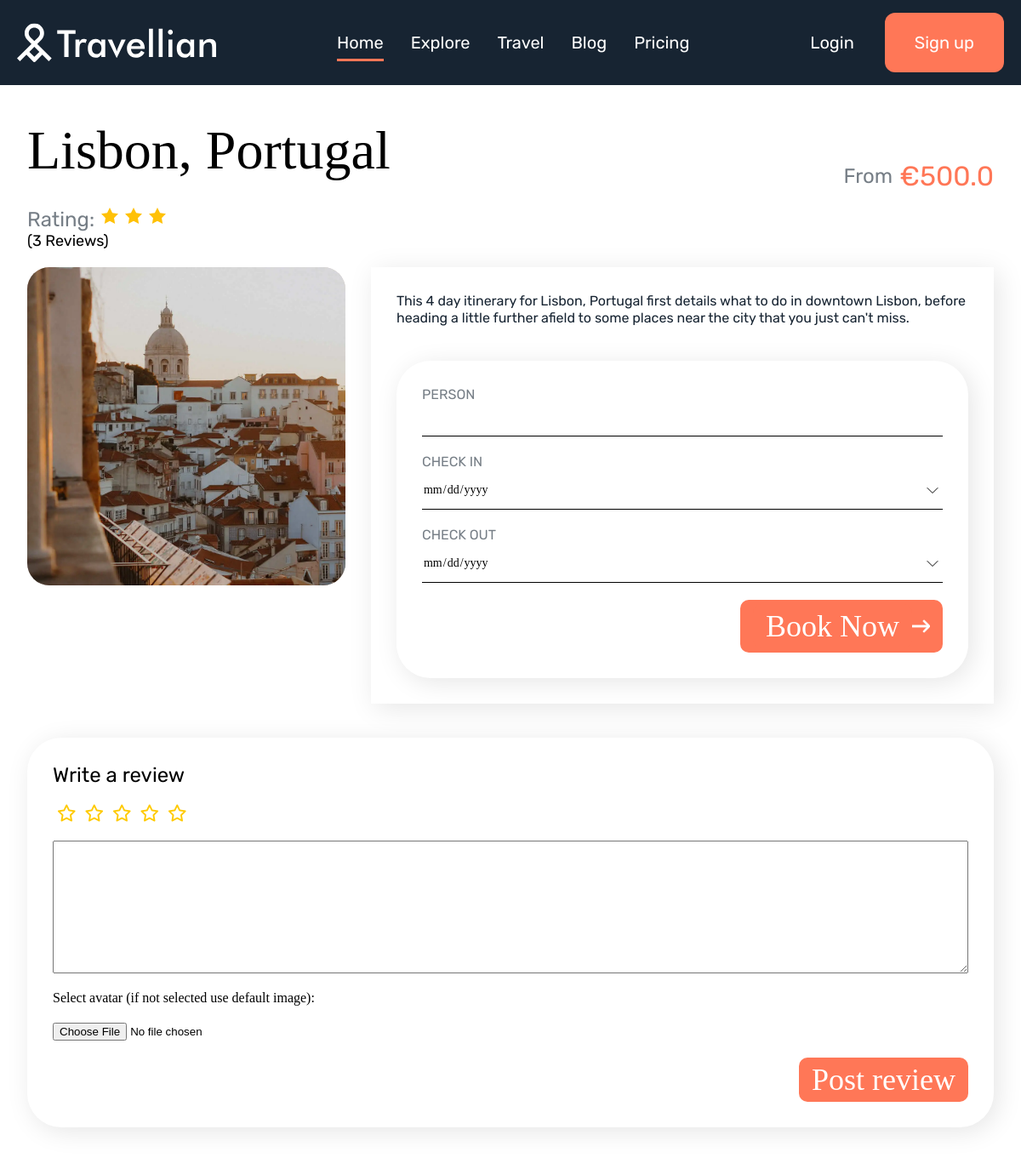
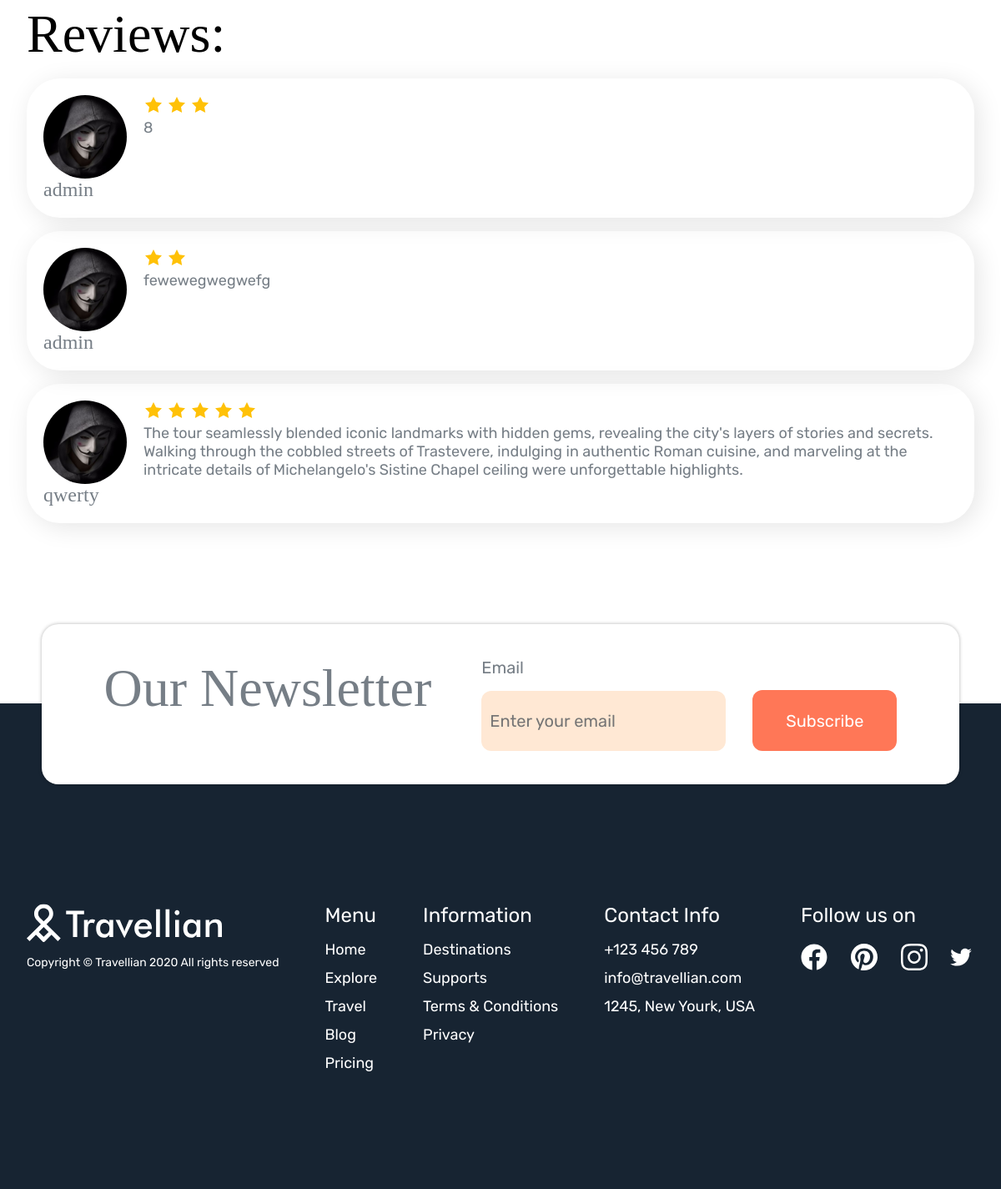
Screenshot of /offers/1 with the database file from the repository (2 pictures, top to bottom).
### diploma_page/models.py (models this page shows, shortened)
class Trips(models.Model):
    title = models.CharField(max_length=100)
    type = models.CharField(max_length=100)
    cost = models.FloatField(max_length=10)
    days = models.IntegerField()
    description = models.TextField(max_length=400)
    trip_image = models.ImageField(null = True, blank=True, upload_to="images/")
    is_special = models.BooleanField()
    @property
    def rating(self):
        list = Reviews.objects.filter(trip=self.id).all()
        try:
            rate = list.aggregate(Sum('rating'))['rating__sum']/len(list)
        except:
            rate = 1
        return rate

class Reviews(models.Model):
    user = models.ForeignKey(User, on_delete=models.CASCADE)
    trip = models.ForeignKey(Trips, on_delete=models.CASCADE)
    text = models.TextField(max_length=1000)
    avatar = models.ImageField(upload_to="images/", default="images/default-avatar.png")
    rating = models.IntegerField()

### diploma_page/views.py (the view, shortened to what this page needs)
# urls.py: path('offers/<int:id>', offer_item, name='offer_item'),
def offer_item(request, id):
    data = Trips.objects.get(id = id)
    reviews = Reviews.objects.filter(trip = id)
    if request.user.is_anonymous:
        order_form = OrderForm()
        review_form = ReviewForm()
        if request.method == 'POST' and 'login' not in request.POST:
            messages.error(request, "You are not logged in!", extra_tags="not_logged")
    form = registerForm(request)
    return render(request, 'offer-page/index.html', {'data': data, 'reviews':reviews, 'form': form, 'order_form': order_form, 'review_form':review_form})

### diploma_page/forms.py
class AccountCreationForm(UserCreationForm):
    login = forms.BooleanField(widget=forms.HiddenInput, initial=True)
    def __init__(self, *args, **kwargs):
        super().__init__(*args, **kwargs)
        self.fields['username'].widget.attrs.update({'placeholder':_('Username')})
        self.fields['password1'].widget.attrs.update({'placeholder':_('Password')})
        self.fields['password2'].widget.attrs.update({'placeholder':_('Repeat password')})

class OrderForm(ModelForm):
    order = forms.BooleanField(widget=forms.HiddenInput, initial=True)
    class Meta:
        model = Orders
        fields = ["trip", "person_count", "check_in", "check_out"]
        widgets = {
            'check_in': DateInput(),
            'check_out': DateInput()
        }
    def __init__(self, *args, **kwargs):
        super(OrderForm, self).__init__(*args, **kwargs)
        self.fields['trip'].required = False

### diploma_page/views.py (called while the page is built)
def registerForm(request):
    if request.method == "POST" and 'login' in request.POST:
        form = AccountCreationForm(request.POST)
        if form.is_valid():
            form.save()
            messages.success(request, "Registered successfully!", extra_tags="register_success")
            return HttpResponseRedirect("/")
        else:
            messages.error(request, form.errors, extra_tags="register")
    else:
        form = AccountCreationForm()
    return form

### diploma_page/templates/offer-page/index.html (shortened to what this page needs)
{% extends '../base.html' %}
{% block head %}
{% load static %}
<head>
    <link rel="stylesheet" href="{% static 'offer-page/styles/style.css' %}">
<head>
{% endblock head %}
{% block content %}
    <section class="offer-info">
        <div class="section-wrap">
            <div class="inner-wrap">
                <div class="offer-info-head">
                    <div class="offer-head-left">
                        <div class="offer-title black-text">
                            <h1 class = "title-big">
                                {{ data.title }}
                            </h1>
                        </div>
                        <div class = "offer-rate">
                            <span class="title-small grey-text">Rating: </span>
                            {% for i in '0123456789'|make_list %}
                            {% if  forloop.counter <= data.rating %}
                            <svg width="24" height="24" viewBox="0 0 24 24" fill="none" xmlns="http://www.w3.org/2000/svg">
                                <path d="M12 2.00006L15.09 8.26006L22 9.27006L17 14.1401L18.18 21.0201L12 17.7701L5.82 21.0201L7 14.1401L2 9.27006L8.91 8.26006L12 2.00006Z" fill="#FFC107"/>
                                </svg>
                            {% endif %}
                        {% endfor %}
                        </div>
                        <a class="list-item black-text" href="#trip-reviews">({{ reviews.count }} Reviews)</a>
                    </div>
                    <div class = "offer-price-wrap">
                        <span class = "title-small grey-text">From</span>
                        <span class = "offer-price">€{{data.cost}}</span>
                    </div>
                </div>
                <div class="offer-info-content">
                    <img src="../media/{{data.trip_image}}" alt="offer1" class="offer-image-block">
                    <div class="offer-info-content-right">
                        <span class = "offer-description d-block">
                            {{data.description}}
                        </span>
                        <div class="offer-form-wrap">
                            <form class="d-flex offer-form" method="POST">
                                <div class="form-item flex-column d-flex">
                                    <label for="person">Person</label>
                                    {{ order_form.person_count }}
                                </div>
                                <div class="form-item flex-column d-flex">
                                    <label for="check-in">Check in</label>
                                    {{ order_form.check_in }}
                                </div>
                                <div class="form-item flex-column d-flex">
                                    <label for="check-out">Check out</label>
                                    {{ order_form.check_out }}
                                </div>
                                <div class="book-btn d-flex">
                                    <input class = "book-btn pointer" type="submit" value="Book Now">
                                </div>
                            </form>
                        </div>
                    </div>
                </div>
                <form id="reivewForm" class="offer-form review-form d-flex" method="POST">
                    <span class="title-small black-text">Write a review</span>
                    <div class="rating">
                        <i class="rating-star" data-rating="5" data-target="difficulty_rating"></i>
                        <i class="rating-star" data-rating="4" data-target="difficulty_rating"></i>
                        <i class="rating-star" data-rating="3" data-target="difficulty_rating"></i>
                        <i class="rating-star" data-rating="2" data-target="difficulty_rating"></i>
                        <i class="rating-star" data-rating="1" data-target="difficulty_rating"></i>
                    </div>
                    {{review_form.text}}
                    Select avatar (if not selected use default image):{{review_form.avatar}}
                    <input class = "book-btn pointer" type="submit" value="Post review">
                </form>
                <div id = "trip-reviews" class="trip-reviews-wrap">
                    <span class="title-big black-text">Reviews:</span>
                    <div class="trip-reviews">
                            {% for item in reviews %}
                            <div class="review-wrap d-flex">
                                <div class="review-client">
                                    <div style="background-image: url(../media/{{item.avatar}});" class="review-avatar backgr-position bg-options"></div>
                                    <span class = "client-name d-block grey-text">
                                        {{item.user}}
                                    </span>
                                </div>
                                <div class="review-content">
                                    <div class="review-rate">
                                        {% for i in '0123456789'|make_list %}
                                            {% if  forloop.counter <= item.rating %}
                                            <svg width="24" height="24" viewBox="0 0 24 24" fill="none" xmlns="http://www.w3.org/2000/svg">
                                                <path d="M12 2.00006L15.09 8.26006L22 9.27006L17 14.1401L18.18 21.0201L12 17.7701L5.82 21.0201L7 14.1401L2 9.27006L8.91 8.26006L12 2.00006Z" fill="#FFC107"/>
                                            </svg>
                                            {% endif %}
                                        {% endfor %}
                                    </div>
                                    <span class = "normal-text d-block grey-text">
                                        {{item.text}}
                                    </span>
                                </div>
                            </div>
                            {% endfor %}
                    </div>
                </div>
            </div>
        </div>
    </section>
    {% endblock content %}

### diploma_page/static/offer-page/styles/style.css (style rules this page uses)
.offer-title { margin:20px 0 }
.offer-image-block { aspect-ratio: 1/1; }
.offer-info-head { margin-bottom:20px }
@media only screen and (min-width:720px) { .offer-form { flex-direction:row;gap:10px;padding:20px 0 } }
@media only screen and (min-width:720px) { .section-wrap { padding-top:120px!important } }
@media only screen and (min-width:1120px) { .offer-info-content,.offer-info-head { grid-auto-flow:column } }
@media only screen and (min-width:1120px) { .offer-price-wrap { justify-content:end } }
@media only screen and (min-width:1120px) { .offer-info { margin-bottom:40px!important } }
.offer-image-block { object-fit:cover;object-position:50% 20%;max-height:600px }
.offer-info-content .offer-image-block { border-radius:26px;width:100%;height:fit-content }
.offer-info-content,.offer-info-head { display:grid;gap:30px }
.offer-form { flex-direction:column;gap:20px;padding:20px 0;border-radius:40px }
.form-item { width:100% }
.book-btn { align-self:flex-end;width:max-content;padding:5px 15px;border-radius:10px }
.book-arrow { align-self:center;justify-self:end }
.form-item input { border-bottom:1px solid #000;padding-bottom:10px;font-family:var(--page-font1);font-size:14px }
.offer-info-content-right { display:flex;flex-direction:column;gap:40px }
.offer-form,.offer-info-content-right { box-shadow:5px 5px 30px rgba(0,0,0,.1);padding:30px }
.offer-description { flex:1 }
.review-form { margin-top: 40px; }
.trip-reviews-wrap { padding-top: 60px; padding-bottom: 60px; }
.review-wrap { box-shadow: 5px 5px 30px rgba(0,0,0,.1); gap: 20px; border-radius: 40px; padding: 20px; margin-bottom: 16px; margin-top: 16px; }
.rating { overflow: hidden; display: table; font-size: 20px; color: #FFCA00; font-style: normal; align-self: flex-start; }
.rating-star { padding: 0 5px; margin: 0; cursor: pointer; display: block; float: right; }
.rating-star:after { position: relative; font-family: FontAwesome; content: '\f006'; }

### rows the page displays
Trips: title "Lisbon, Portugal", cost "500.0", trip_image (picture), description "This 4 day itinerary for Lisbon, Portugal first details what to do in downtown Lisbon, before heading a little further afield to some places near the city that you just can't miss."
Reviews: avatar (placeholder picture), user "admin", rating 3 (drawn), text "8"
Reviews: avatar (placeholder picture), user "admin", rating 2 (drawn), text "fewewegwegwefg"
Reviews: avatar (placeholder picture), user "qwerty", rating 5 (drawn), text "The tour seamlessly blended iconic landmarks with hidden gems, revealing the city's layers of stories and secrets. Walking through the cobbled streets of Trastevere, indulging in authentic Roman cuisine, and marveling at the intricate details of Michelangelo's Sistine Chapel ceiling were unforgettable highlights."

### other values shown
{{ reviews.count }} "3"
